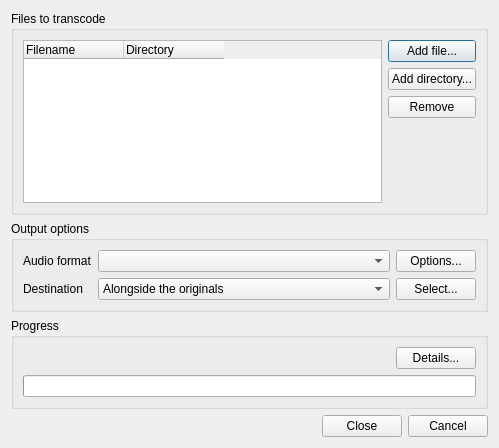
<?xml version="1.0" encoding="UTF-8"?>
<ui version="4.0">
 <class>TranscodeDialog</class>
 <widget class="QDialog" name="TranscodeDialog">
  <property name="geometry">
   <rect>
    <x>0</x>
    <y>0</y>
    <width>499</width>
    <height>448</height>
   </rect>
  </property>
  <property name="windowTitle">
   <string>Transcode Music</string>
  </property>
  <property name="windowIcon">
   <iconset resource="../../data/data.qrc">
    <normaloff>:/icon.png</normaloff>:/icon.png</iconset>
  </property>
  <layout class="QVBoxLayout" name="verticalLayout_3">
   <item>
    <widget class="QGroupBox" name="input_group">
     <property name="title">
      <string>Files to transcode</string>
     </property>
     <layout class="QHBoxLayout" name="horizontalLayout">
      <item>
       <widget class="QTreeWidget" name="files">
        <property name="alternatingRowColors">
         <bool>true</bool>
        </property>
        <property name="selectionMode">
         <enum>QAbstractItemView::ExtendedSelection</enum>
        </property>
        <property name="rootIsDecorated">
         <bool>false</bool>
        </property>
        <property name="uniformRowHeights">
         <bool>true</bool>
        </property>
        <property name="itemsExpandable">
         <bool>false</bool>
        </property>
        <property name="allColumnsShowFocus">
         <bool>true</bool>
        </property>
        <attribute name="headerStretchLastSection">
         <bool>false</bool>
        </attribute>
        <column>
         <property name="text">
          <string>Filename</string>
         </property>
        </column>
        <column>
         <property name="text">
          <string>Directory</string>
         </property>
        </column>
       </widget>
      </item>
      <item>
       <layout class="QVBoxLayout" name="verticalLayout_2">
        <item>
         <widget class="QPushButton" name="add">
          <property name="text">
           <string>Add file...</string>
          </property>
         </widget>
        </item>
        <item>
         <widget class="QPushButton" name="import">
          <property name="toolTip">
           <string>Add all tracks from a directory and all its subdirectories</string>
          </property>
          <property name="text">
           <string>Add directory...</string>
          </property>
         </widget>
        </item>
        <item>
         <widget class="QPushButton" name="remove">
          <property name="text">
           <string>Remove</string>
          </property>
         </widget>
        </item>
        <item>
         <spacer name="verticalSpacer_2">
          <property name="orientation">
           <enum>Qt::Vertical</enum>
          </property>
          <property name="sizeHint" stdset="0">
           <size>
            <width>20</width>
            <height>40</height>
           </size>
          </property>
         </spacer>
        </item>
       </layout>
      </item>
     </layout>
    </widget>
   </item>
   <item>
    <widget class="QGroupBox" name="output_group">
     <property name="title">
      <string>Output options</string>
     </property>
     <layout class="QGridLayout" name="gridLayout">
      <item row="0" column="0">
       <widget class="QLabel" name="label">
        <property name="text">
         <string>Audio format</string>
        </property>
       </widget>
      </item>
      <item row="0" column="1">
       <widget class="QComboBox" name="format">
        <property name="sizePolicy">
         <sizepolicy hsizetype="Expanding" vsizetype="Fixed">
          <horstretch>0</horstretch>
          <verstretch>0</verstretch>
         </sizepolicy>
        </property>
       </widget>
      </item>
      <item row="0" column="2">
       <widget class="QPushButton" name="options">
        <property name="text">
         <string>Options...</string>
        </property>
       </widget>
      </item>
      <item row="1" column="0">
       <widget class="QLabel" name="label_2">
        <property name="text">
         <string>Destination</string>
        </property>
       </widget>
      </item>
      <item row="1" column="1">
       <widget class="QComboBox" name="destination">
        <property name="enabled">
         <bool>true</bool>
        </property>
        <property name="sizePolicy">
         <sizepolicy hsizetype="Expanding" vsizetype="Fixed">
          <horstretch>0</horstretch>
          <verstretch>0</verstretch>
         </sizepolicy>
        </property>
        <item>
         <property name="text">
          <string>Alongside the originals</string>
         </property>
        </item>
       </widget>
      </item>
      <item row="1" column="2">
       <widget class="QPushButton" name="select">
        <property name="text">
         <string>Select...</string>
        </property>
       </widget>
      </item>
     </layout>
    </widget>
   </item>
   <item>
    <widget class="QGroupBox" name="progress_group">
     <property name="title">
      <string>Progress</string>
     </property>
     <layout class="QVBoxLayout" name="verticalLayout">
      <item>
       <layout class="QHBoxLayout" name="horizontalLayout_2">
        <item>
         <widget class="QLabel" name="progress_text">
          <property name="sizePolicy">
           <sizepolicy hsizetype="Expanding" vsizetype="Preferred">
            <horstretch>0</horstretch>
            <verstretch>0</verstretch>
           </sizepolicy>
          </property>
          <property name="textFormat">
           <enum>Qt::RichText</enum>
          </property>
         </widget>
        </item>
        <item>
         <widget class="QPushButton" name="details">
          <property name="text">
           <string>Details...</string>
          </property>
         </widget>
        </item>
       </layout>
      </item>
      <item>
       <widget class="QProgressBar" name="progress_bar"/>
      </item>
     </layout>
    </widget>
   </item>
   <item>
    <widget class="QDialogButtonBox" name="button_box">
     <property name="standardButtons">
      <set>QDialogButtonBox::Cancel|QDialogButtonBox::Close</set>
     </property>
    </widget>
   </item>
  </layout>
 </widget>
 <tabstops>
  <tabstop>files</tabstop>
  <tabstop>add</tabstop>
  <tabstop>import</tabstop>
  <tabstop>remove</tabstop>
  <tabstop>format</tabstop>
  <tabstop>options</tabstop>
  <tabstop>destination</tabstop>
  <tabstop>select</tabstop>
  <tabstop>details</tabstop>
 </tabstops>
 <resources>
  <include location="../../data/data.qrc"/>
 </resources>
 <connections/>
</ui>
